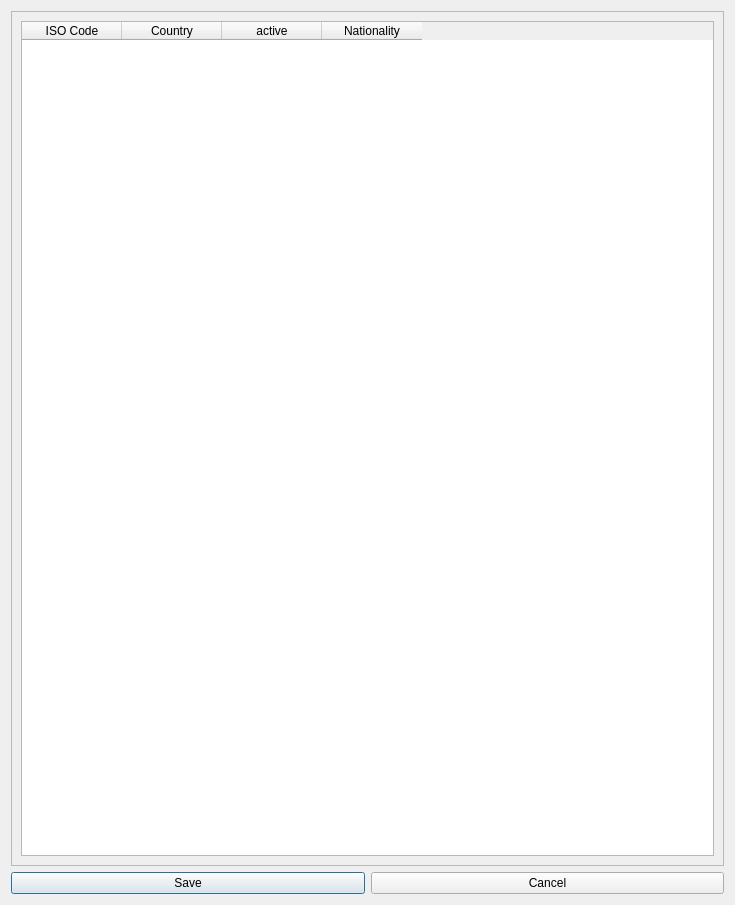
<?xml version="1.0" encoding="UTF-8"?>
<ui version="4.0">
 <class>Landdialog</class>
 <widget class="QDialog" name="Landdialog">
  <property name="geometry">
   <rect>
    <x>0</x>
    <y>0</y>
    <width>735</width>
    <height>905</height>
   </rect>
  </property>
  <property name="windowTitle">
   <string>Edit table of countries</string>
  </property>
  <property name="windowIcon">
   <iconset>
    <normaloff>pypordb/8027068_splash.png</normaloff>pypordb/8027068_splash.png</iconset>
  </property>
  <layout class="QGridLayout" name="gridLayout">
   <item row="0" column="0">
    <layout class="QVBoxLayout" name="verticalLayout">
     <item>
      <widget class="QFrame" name="frame">
       <property name="frameShape">
        <enum>QFrame::StyledPanel</enum>
       </property>
       <property name="frameShadow">
        <enum>QFrame::Raised</enum>
       </property>
       <layout class="QHBoxLayout" name="horizontalLayout_2">
        <item>
         <widget class="QTableWidget" name="tableWidgetLaender">
          <column>
           <property name="text">
            <string>ISO Code</string>
           </property>
          </column>
          <column>
           <property name="text">
            <string>Country</string>
           </property>
          </column>
          <column>
           <property name="text">
            <string>active</string>
           </property>
          </column>
          <column>
           <property name="text">
            <string>Nationality</string>
           </property>
          </column>
         </widget>
        </item>
       </layout>
      </widget>
     </item>
     <item>
      <layout class="QHBoxLayout" name="horizontalLayout">
       <item>
        <widget class="QPushButton" name="pushButtonLandSpeichern">
         <property name="text">
          <string>Save</string>
         </property>
        </widget>
       </item>
       <item>
        <widget class="QPushButton" name="pushButtonLandAbbrechen">
         <property name="text">
          <string>Cancel</string>
         </property>
        </widget>
       </item>
      </layout>
     </item>
    </layout>
   </item>
  </layout>
 </widget>
 <resources/>
 <connections/>
</ui>
